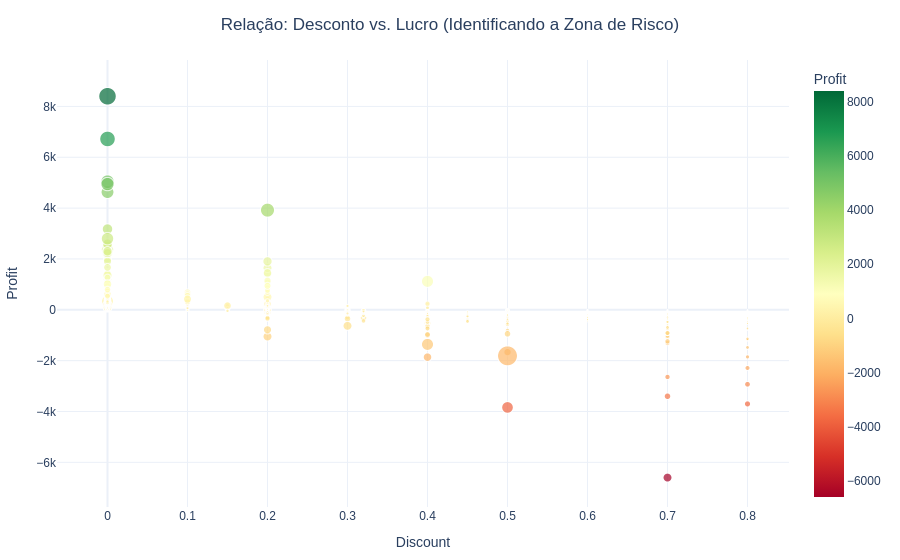

The notebook cell saved with this chart:
### Code cell
# Vamos criar um gráfico de dispersão para identificar a "Zona de Morte" do lucro
import plotly.express as px

# Criando um gráfico que mostra a relação entre Desconto e Lucro
fig_elasticidade = px.scatter(
    df, 
    x='Discount', 
    y='Profit', 
    color='Profit', 
    size='Sales',
    title='Relação: Desconto vs. Lucro (Identificando a Zona de Risco)',
    color_continuous_scale='RdYlGn' # Vermelho (prejuízo) para Verde (lucro)
)

fig_elasticidade.update_layout(title_x=0.5, template='plotly_white')
fig_elasticidade.show()

### Figure 1 — Plotly figure (JSON) as saved in the notebook; plotly's stock layout.template omitted (floating-point values rounded to 4 significant figures; data arrays with more than 128 entries replaced by an {"elided": "..."} marker saying what was removed)
{"data": [{"hovertemplate": "Discount=%{x}<br>Profit=%{marker.color}<br>Sales=%{marker.size}<extra></extra>", "legendgroup": "", "marker": {"color": {"elided": "9994 float values"}, "coloraxis": "coloraxis", "size": {"elided": "9994 float values"}, "sizemode": "area", "sizeref": 56.6, "symbol": "circle"}, "mode": "markers", "name": "", "showlegend": false, "type": "scattergl", "x": {"elided": "9994 float values"}, "xaxis": "x", "y": {"elided": "9994 float values"}, "yaxis": "y"}], "layout": {"coloraxis": {"autocolorscale": false, "colorbar": {"title": {"text": "Profit"}}, "colorscale": [[0, "rgb(165,0,38)"], [0.1, "rgb(215,48,39)"], [0.2, "rgb(244,109,67)"], [0.3, "rgb(253,174,97)"], [0.4, "rgb(254,224,139)"], [0.5, "rgb(255,255,191)"], [0.6, "rgb(217,239,139)"], [0.7, "rgb(166,217,106)"], [0.8, "rgb(102,189,99)"], [0.9, "rgb(26,152,80)"], [1, "rgb(0,104,55)"]]}, "legend": {"itemsizing": "constant", "tracegroupgap": 0}, "title": {"text": "Relação: Desconto vs. Lucro (Identificando a Zona de Risco)", "x": 0.5}, "xaxis": {"anchor": "y", "domain": [0, 1], "title": {"text": "Discount"}}, "yaxis": {"anchor": "x", "domain": [0, 1], "title": {"text": "Profit"}}}}
